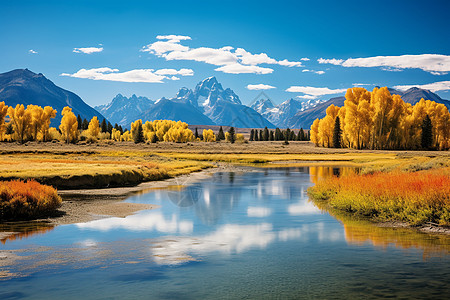
#> input picture cv_homework1/before.jpg, 450 x 300 px
$ python 'practice(copy_edge_padding).py'
#> lines starting #> are read from the running program, lines starting #| are printed output that depends on the picture
import numpy as np
from PIL import Image
import matplotlib.pyplot as plt


def create_gaussian_kernel(kernel_size, sigma):
    center = kernel_size // 2
    kernel = np.zeros((kernel_size, kernel_size))
    for i in range(kernel_size):
        for j in range(kernel_size):
            x, y = i - center, j - center
            kernel[i, j] = np.exp(-(x ** 2 + y ** 2) / (2.0 * sigma ** 2))
            kernel[i, j] /= 2 * np.pi * sigma ** 2
    kernel /= kernel.sum()
    return kernel


try:
    image_file = input("请输入图像文件名：")
#> the answer given: before.jpg
    image = Image.open(image_file)
#> image is the input picture: PIL image 450x300 RGB; mean R, G, B 106.6, 129.9, 129.7
    gray_image = image.convert('L')
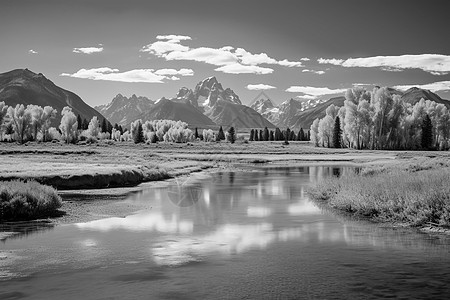
#> gray_image: PIL image 450x300 L; min 0, max 255, mean 122.9
    width, height = gray_image.size
#> width = 450; height = 300
    kernel_size = 5  # 高斯滤波核的大小
    sigma = 1  # 高斯方差

    # 进行复制边缘填充
    padding_size = kernel_size // 2
    padded_image = Image.new('L', (width + 2 * padding_size, height + 2 * padding_size))
#> padded_image: PIL image 454x304 L; every value is 0
    padded_image.paste(gray_image, (padding_size, padding_size))
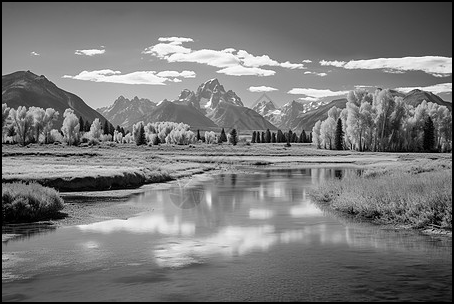
#> padded_image: PIL image 454x304 L; min 0, max 255, mean 120.2

    # 创建高斯核
    gaussian_kernel = create_gaussian_kernel(kernel_size, sigma)

    filtered_image = Image.new('L', (width, height))
#> filtered_image: PIL image 450x300 L; every value is 0

    for x in range(width):
        for y in range(height):
            sum = 0
            for i in range(kernel_size):
                for j in range(kernel_size):
                    pixel_x = x + i
                    pixel_y = y + j
                    pixel = padded_image.getpixel((pixel_x, pixel_y))
                    sum += pixel * gaussian_kernel[i][j]
            filtered_image.putpixel((x, y), int(sum))
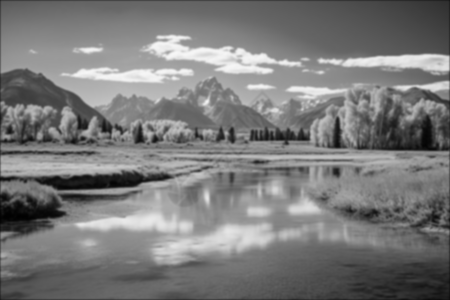
#> filtered_image: PIL image 450x300 L; min 0, max 246, mean 122.1

    # 显示原始图像、填充图像和过滤图像
    plt.figure(figsize=(12, 6))
    plt.subplot(131)
    plt.imshow(gray_image, cmap='gray')
    plt.title('原始图像')

    plt.subplot(132)
    plt.imshow(padded_image, cmap='gray')
    plt.title('填充后的图像')

    plt.subplot(133)
    plt.imshow(filtered_image, cmap='gray')
    plt.title('高斯滤波后的图像')

    plt.show()
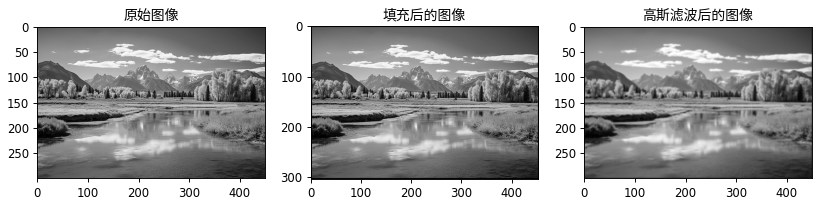
#> figure drawn by matplotlib, 3 panels

except Exception as e:
    print("出现错误:", str(e))
